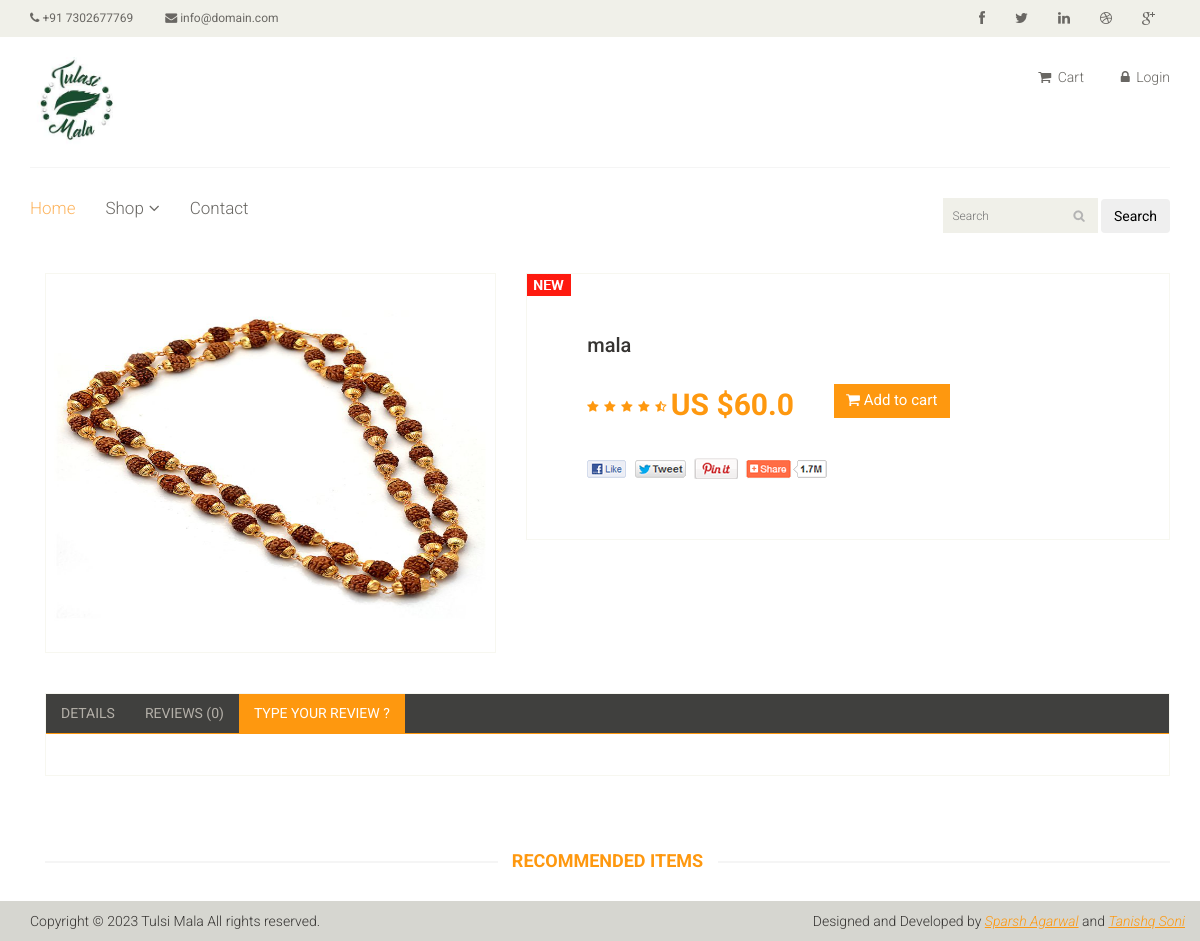
Screenshot of /mala with the database file from the repository.
### core/models.py (models this page shows, shortened)
class Product(models.Model):
    name = models.CharField(max_length=100)
    category = models.ForeignKey('Category', on_delete=models.CASCADE)
    slug = models.SlugField(unique=True, null=True, blank=True)
    desc = models.TextField()
    price = models.FloatField(default=0.0)
    product_available_count = models.IntegerField(default=0)
    img = models.ImageField(upload_to='images/')

### core/views.py (the view)
# urls.py: path('<slug>', views.products, name='products'),
def products(request, slug):
    try:
        product = Product.objects.get(slug=slug)
        ordered_products = Product.objects.exclude(slug=slug)
        recommended_products = ordered_products.order_by("?")[:3]
        reviews = Reviews.objects.filter(product=product)
        if (request.user.is_authenticated):
            len_of_cart = len(Cart.objects.filter(user=request.user))
            return render(request, "core/product-details.html", {'len_of_cart': len_of_cart, 'prodDescp': product, 'reviews': reviews, 'recommended_products': recommended_products})
        return render(request, "core/product-details.html", {'prodDescp': product, 'reviews': reviews, 'recommended_products': recommended_products})
    except Exception as e:
        return HttpResponse("404 Not Found")

### templates/core/product-details.html (shortened to what this page needs)
{% extends './base.html' %}
{% load static %}
{% load  cart_template_tag %}
{% block start %}
	<section>
		<div class="container">
			<div class="row">
				<div class="col-sm-12 padding-right">
					<div class="product-details">
						<div class="col-sm-5">
							<div class="view-product">
								<img src="/media/{{prodDescp.img}}" alt="" />
							</div>
						</div>
						<div class="col-sm-7">
							<div class="product-information">
								<img src="images/product-details/new.jpg" class="newarrival" alt="" />
								<h2>{{prodDescp.name}}</h2>
								<img src="images/product-details/rating.png" alt="" />
								<span>
									<span>US ${{prodDescp.price}}</span>
									<a href="{% url 'add_to_cart' prodDescp.pk %}" type="button" class="btn btn-fefault cart">
										<i class="fa fa-shopping-cart"></i>
										Add to cart
									</a>
								</span>
								<a href=""><img src="images/product-details/share.png" class="share img-responsive"  alt="" /></a>
							</div>
						</div>
					</div>
					<div class="category-tab shop-details-tab">
						<div class="col-sm-12">
							<ul class="nav nav-tabs">
								<li><a href="#details" data-toggle="tab">Details</a></li>
								<li><a href="#companyprofile" data-toggle="tab">Reviews
									{% if reviews %}
									({{reviews|length}})
									{% else %}
									(0)
									{% endif %}
								</a></li>
								<li class="active"><a href="#reviews" data-toggle="tab">Type Your Review ?</a></li>
							</ul>
						</div>
						<div class="tab-content">
							<div class="tab-pane fade active in" id="reviews" >
								<div class="col-sm-12">
								</div>
							</div>
						</div>
					</div>
					<div class="recommended_items">
						<h2 class="title text-center">Recommended items</h2>
					</div>
				</div>
			</div>
		</div>
	</section>
	{% endblock %}

### static/css/main.css (style rules this page uses)
body { font-family: 'Roboto', sans-serif; background:; position: relative; font-weight:400px; }
ul li { list-style: none; }
a { -webkit-transition: 300ms; -moz-transition: 300ms; -o-transition: 300ms; transition: 300ms; }
h1, h2, h3, h4, h5, h6 { font-family: 'Roboto', sans-serif; }
.left-sidebar h2:after, h2.title:after { content: " "; position: absolute; border: 1px solid #f5f5f5; bottom:8px; left: 0; width: 100%; height: 0; z-index: -2; }
h2.title:before { content: " "; position: absolute; background: #fff; bottom: -6px; width: 220px; height: 30px; z-index: -1; left: 50%; margin-left: -110px; }
.padding-right { padding-right: 0; }
h2.title { color: #FE980F; font-family: 'Roboto', sans-serif; font-size: 18px; font-weight: 700; margin: 0 15px; text-transform: uppercase; margin-bottom: 30px; position: relative; }
.category-tab { overflow: hidden; }
.category-tab ul { background: #40403E; border-bottom: 1px solid #FE980F; list-style: none outside none; margin: 0 0 30px; padding: 0; width: 100%; }
.category-tab ul li a { border: 0 none; border-radius: 0; color: #B3AFA8; display: block; font-family: 'Roboto', sans-serif; font-size: 14px; text-transform: uppercase; }
.nav-tabs li.active a, .nav-tabs li.active a:hover, .nav-tabs li.active a:focus { -moz-border-bottom-colors: none; -moz-border-left-colors: none; -moz-border-right-colors: none; -moz-border-top-colors: none; background-color: #FE980F; border:0px; color: #FFFFFF; cursor: default; margin-right:0; margin-left:0; }
.nav-tabs li a { border: 1px solid rgba(0, 0, 0, 0); border-radius: 4px 4px 0 0; line-height: 1.42857; margin-right:0; }
.recommended_items { overflow: hidden; }
.product-details { overflow:hidden; }
#reviews { padding-left: 25px; padding-right: 25px; }
.product-details { margin-bottom: 40px; overflow: hidden; margin-top: 10px; }
.view-product { position: relative; }
.view-product img { border: 1px solid #F7F7F0; height: 380px; width: 100%; }
.product-information { border: 1px solid #F7F7F0; overflow: hidden; padding-bottom: 60px; padding-left: 60px; padding-top: 60px; position: relative; }
.newarrival { position:absolute; top:0; left:0 }
.product-information h2 { color: #363432; font-family: 'Roboto', sans-serif; font-size: 20px; margin-top: 0; }
.product-information span { display: inline-block; margin-bottom: 8px; margin-top: 18px; }
.product-information span span { color: #FE980F; float: left; font-family: 'Roboto', sans-serif; font-size: 30px; font-weight: 700; margin-right: 20px; margin-top: 0px; }
.share { margin-top: 15px; }
.cart { background: #FE980F; border: 0 none; border-radius: 0; color: #FFFFFF; font-family: 'Roboto', sans-serif; font-size: 15px; margin-bottom: 10px; margin-left: 20px; }
.shop-details-tab { border: 1px solid #F7F7F0; margin-bottom: 75px; margin-left: 15px; margin-right: 15px; padding-bottom: 10px; }
.shop-details-tab .col-sm-12 { padding-left: 0; padding-right: 0; }

### rows the page displays
Product: img (picture), name "mala", price "60.0"
